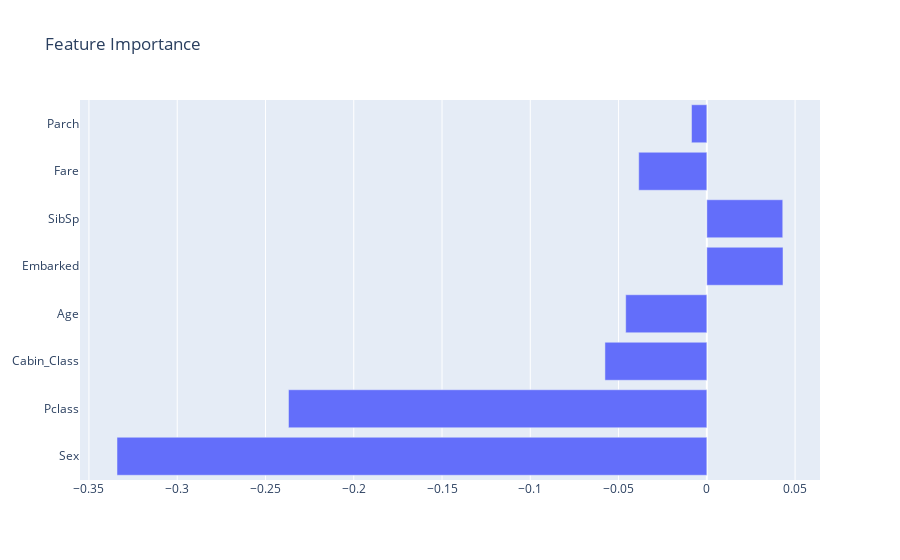

This figure's notebook cell:
### Code cell
iplot(
    local_feature_importance(t, model=model)
)

### Figure 1 — Plotly figure (JSON) as saved in the notebook; plotly's stock layout.template omitted (floating-point values rounded to 4 significant figures)
{"data": [{"name": "feature values", "orientation": "h", "type": "bar", "x": [-0.3341, -0.237, -0.05771, -0.04595, 0.04316, 0.04301, -0.03858, -0.008665], "y": ["Sex", "Pclass", "Cabin_Class", "Age", "Embarked", "SibSp", "Fare", "Parch"]}], "layout": {"title": {"text": "Feature Importance"}}}
